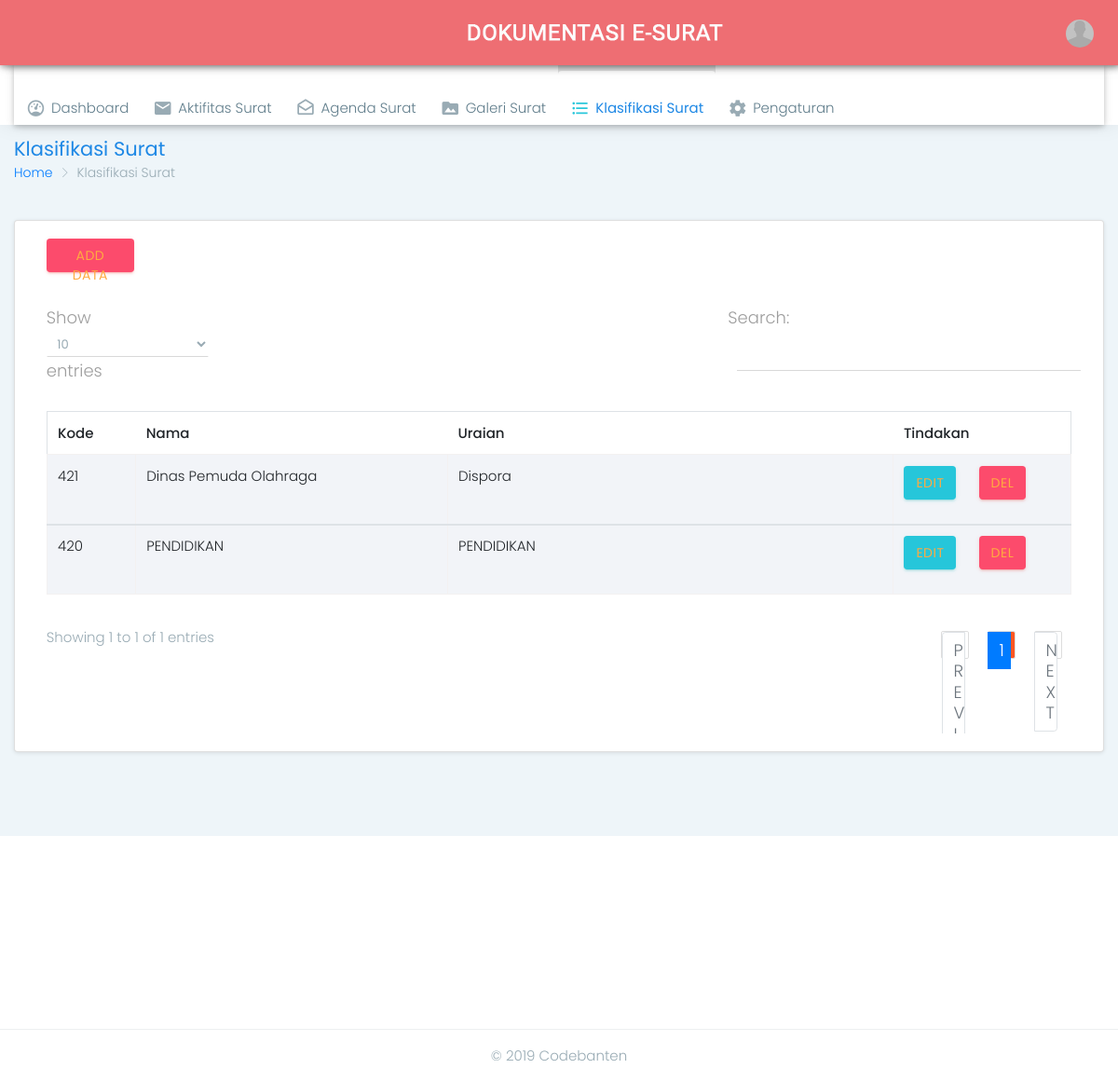
Page /admin.php?page=ref (signed in) on the committed database.
### tables this page shows
CREATE TABLE `tbl_klasifikasi` (
  `id_klasifikasi` int(5) NOT NULL AUTO_INCREMENT,
  `kode` varchar(30) NOT NULL,
  `nama` varchar(250) NOT NULL,
  `uraian` mediumtext NOT NULL,
  `id_user` tinyint(2) NOT NULL,
  PRIMARY KEY (`id_klasifikasi`)
);

### referensi.php (the view, shortened to what this page needs)
<?php
    if(empty($_SESSION['admin'])){
        $_SESSION['err'] = '<center>Anda harus login terlebih dahulu!</center>';
        header("Location: ./");
        die();
    } else {
        if(isset($_REQUEST['act'])){
            $act = $_REQUEST['act'];
            switch ($act) {
                case 'add':
                    include "tambah_klasifikasi.php";
                    break;
                case 'edit':
                    include "edit_klasifikasi.php";
                    break;
                case 'del':
                    include "hapus_klasifikasi.php";
                    break;
            }
        } else {
            $query = mysqli_query($config, "SELECT referensi FROM tbl_sett");
            list($referensi) = mysqli_fetch_array($query);
            $limit = $referensi;
            $pg = @$_GET['pg'];
                if(empty($pg)){
                    $curr = 0;
                } else {
                    $curr = ($pg - 1) * $limit;
                }
                ?>
<div class="container-fluid">
        <div class="row page-titles">
            <div class="col-md-5 col-8 align-self-center">
                <h3 class="text-themecolor m-b-0 m-t-0">Klasifikasi Surat</h3>
                <ol class="breadcrumb">
                    <li class="breadcrumb-item"><a href="javascript:void(0)">Home</a></li>
                    <li class="breadcrumb-item active">Klasifikasi Surat</li>
                </ol>
            </div>
        </div>
    <div class="card">
        <div class="card-body">
            <a href="?page=ref&act=add" class="btn btn-block btn-danger col-md-1" style="margin-left: 15px;">Add Data</a>
             <div class="table-responsive m-t-5">
                <table id="myTable" class="table table-bordered table-striped">
                    <thead id="head">
                        <tr>
                            <th width="10%">Kode</th>
                            <th width="30%">Nama</th>
                            <th width="42%">Uraian</th>
                            <th width="18%">Tindakan</th>
                        </tr>
                    </thead>
                    <tbody>
                        <tr>
                            <?php
                                    $query = mysqli_query($config, "SELECT * FROM tbl_klasifikasi ORDER BY id_klasifikasi DESC LIMIT $curr, $limit");
                                    if(mysqli_num_rows($query) > 0){
                                        while($row = mysqli_fetch_array($query)){
                                          echo '<td>'.$row['kode'].'</td>
                                                <td>'.$row['nama'].'</td>
                                                <td>'.$row['uraian'].'</td>
                                                <td>';
                                                if($_SESSION['admin'] != 1 AND $_SESSION['admin'] != 2){
                                                    echo '<a class="btn small blue-grey waves-effect waves-light"><i class="material-icons">error</i> NO ACTION</a>';
                                                } else {
                                                  echo '<a class="btn btn-success" href="?page=ref&act=edit&id_klasifikasi='.$row['id_klasifikasi'].'">EDIT</a>
                                                        <a class="btn btn-danger" href="?page=ref&act=del&id_klasifikasi='.$row['id_klasifikasi'].'">DEL</a>';
                                                } echo '
                                                </td>
                                            </tr>
                                        </tbody>';
                                        }
                                    } else {
                                        echo '<tr><td colspan="5"><center><p class="add">Tidak ada data yang ditemukan. <u><a href="?page=ref&act=add">Tambah data baru</a></u></p></center></td></tr>';
                                    }
                                  echo '</table><br/><br/>
                            </div>
                        </div>
                    </div>
                        ';
        }
    }
?>

### horizontal/css/colors/blue.css (style rules this page uses)
.text-themecolor { color: #1e88e5 !important; }

### include/head.php (style rules this page uses)
body { background: #fff; }
.bg::before { content: ''; background-image: url('./upload/background.jpg'); background-size: cover; background-repeat: no-repeat; background-attachment: scroll; position: fixed; z-index: -1; top: 0; bottom: 0; left: 0; right: 0; opacity: 0.10; filter:alpha(opacity=10); }

### rows in the picture
tbl_klasifikasi: kode "421", nama "Dinas Pemuda Olahraga", uraian "Dispora"
tbl_klasifikasi: kode "420", nama "PENDIDIKAN", uraian "PENDIDIKAN"
